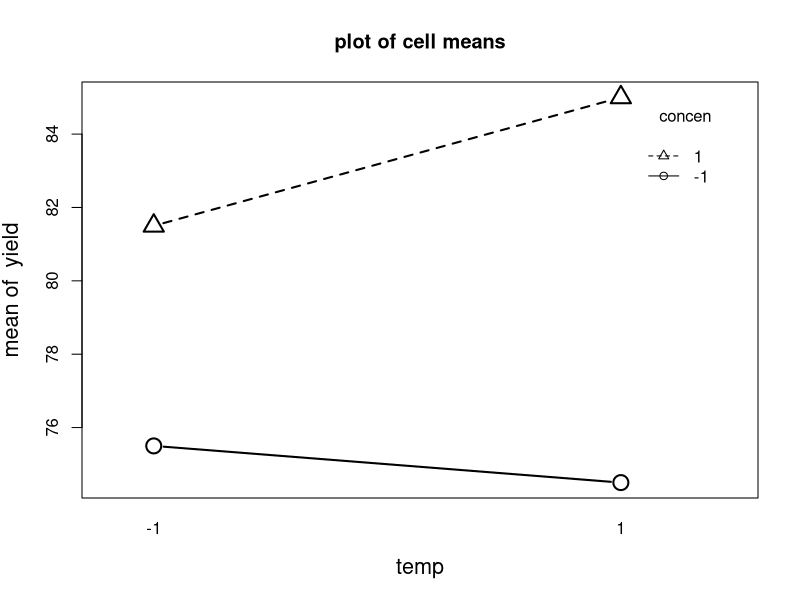

The R script that drew this image:

rm(list= ls())
dat1 <- data.frame(list(
  temp = rep(c(-1,1),4),
  concen = rep(c(-1,-1,1,1),2),
  stir = rep(c(-1,1),each =4),
  yield = c(54,57,69,70,55,54,80,81)
))

lm1 <- lm(yield~.,data= dat1)
summary(lm1)

lm2 <- lm(yield~temp+ concen+ stir + temp:concen+ temp:stir + concen:stir,data= dat1)
summary(lm2)

lm3 <- lm(yield ~ temp *concen * stir, data =dat1)
summary(lm3)
#using the knowledge that eror is ==1, sd =(1/8+1/8)^(1/2) = 1/2

# a) conlusions 
# main effects: concentrain effect are significant

# the population std are given, =1
# based on saturated model, using sd for each effect  = 1 *0.5, effects >1 should be significant
# so concen, stir, concen:stir are significant.
# they all have positive effects

# b) perform experiments with comnibations of high concentraion, high stirring rate, 
# and possibly temperature.



## question 15 from textbook.
rm(list= ls())
dat1 <- data.frame(list(
  temp = rep(c(-1,1),4),
  concen = rep(c(-1,-1,1,1),2),
  time = rep(c(-1,1),each =4),
  yield = c(80,65,69,74,81,84,91,93)
))
dat2 <- data.frame(list(
  temp = rep(c(-1,1),4),
  concen = rep(c(-1,-1,1,1),2),
  time = rep(c(-1,1),each =4),
  yield = c(62,63,73,80,79,86,93,93)
))
data <- rbind(dat1,dat2)

model1 <- lm (yield~temp*concen*time, data)
summary(model1)


model2 <- lm (yield~temp*concen*time, data[-1,])
summary(model2)
X2 <- model.matrix(model2)
t(X2)%*%X2



attach(data)
interaction.plot(temp,concen,yield,type="b",pch =1:2, lty= 1:2,
                 lwd =2, cex =2, cex.lab= 1.3)
title(main="plot of cell means")
detach(data)